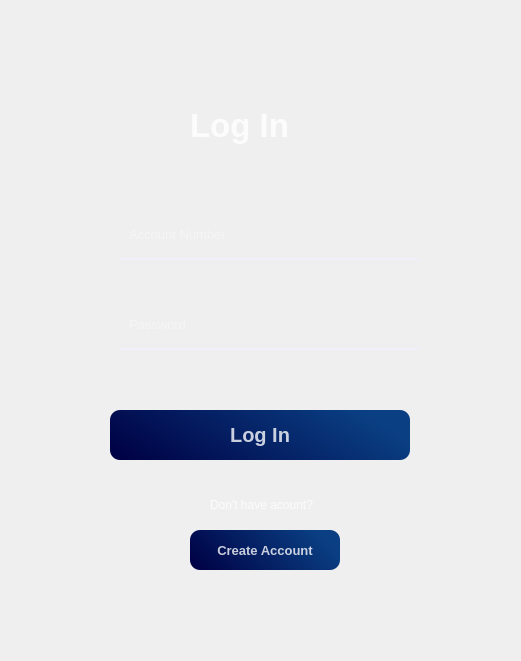
   <widget class="QWidget" name="Login_widget" native="true">
    <property name="geometry">
     <rect>
      <x>50</x>
      <y>10</y>
      <width>521</width>
      <height>661</height>
     </rect>
    </property>
    <property name="styleSheet">
     <string notr="true">QPushButton #pushButton{
background-color: qlineargradient(spread:pad, x1:0, y1:0, x2:1, y2:0, stop:0 rgba(0, 0, 68, 235), stop:1 rgba(255, 255, 255, 255));
color:rgba(255,255,255,200);
border-radius:10px;
}

QPushButton #pushButton:hover{
background-color: qlineargradient(spread:pad, x1:1, y1:0, x2:0, y2:0.778455, stop:0 rgba(0, 0, 68, 255), stop:1 rgba(255, 255, 255, 255))
color:red;
}</string>
    </property>
    <widget class="QLabel" name="label">
     <property name="geometry">
      <rect>
       <x>30</x>
       <y>10</y>
       <width>461</width>
       <height>641</height>
      </rect>
     </property>
     <property name="styleSheet">
      <string notr="true">background-image:url(:/images/rupee1.jpg);
background-repeat: no-repeat;
background-size: (831,441);
border-radius: 20px;
</string>
     </property>
     <property name="text">
      <string/>
     </property>
    </widget>
    <widget class="QLabel" name="label_2">
     <property name="geometry">
      <rect>
       <x>190</x>
       <y>90</y>
       <width>151</width>
       <height>71</height>
      </rect>
     </property>
     <property name="font">
      <font>
       <pointsize>25</pointsize>
       <weight>75</weight>
       <bold>true</bold>
      </font>
     </property>
     <property name="styleSheet">
      <string notr="true">color:rgba(255,255,255,210);
</string>
     </property>
     <property name="text">
      <string>Log In</string>
     </property>
    </widget>
    <widget class="QLineEdit" name="lineEdit">
     <property name="geometry">
      <rect>
       <x>120</x>
       <y>210</y>
       <width>300</width>
       <height>50</height>
      </rect>
     </property>
     <property name="font">
      <font>
       <pointsize>10</pointsize>
      </font>
     </property>
     <property name="styleSheet">
      <string notr="true">background-color:rgba(0,0,0,0);
border:none;
border-bottom:2px solid rgb(240, 240, 250);
color:rgba(255,255,255,190);
padding:7px;
</string>
     </property>
     <property name="placeholderText">
      <string>Account Number</string>
     </property>
    </widget>
    <widget class="QLineEdit" name="lineEdit_2">
     <property name="geometry">
      <rect>
       <x>120</x>
       <y>300</y>
       <width>300</width>
       <height>50</height>
      </rect>
     </property>
     <property name="font">
      <font>
       <pointsize>10</pointsize>
      </font>
     </property>
     <property name="styleSheet">
      <string notr="true">background-color:rgba(0,0,0,0);
border:none;
border-bottom:2px solid rgb(240, 240, 250);
color:rgba(255,255,255,190);
padding:7px;
</string>
     </property>
     <property name="placeholderText">
      <string>Password</string>
     </property>
    </widget>
    <widget class="QPushButton" name="Login">
     <property name="geometry">
      <rect>
       <x>110</x>
       <y>410</y>
       <width>300</width>
       <height>50</height>
      </rect>
     </property>
     <property name="font">
      <font>
       <pointsize>15</pointsize>
       <weight>75</weight>
       <bold>true</bold>
      </font>
     </property>
     <property name="styleSheet">
      <string notr="true">QPushButton#Login {
background-color:qlineargradient(spread:pad, x1:0, y1:0.897, x2:1, y2:0.631, stop:0 rgba(0, 0, 68, 255), stop:1 rgba(10, 63, 131, 255));
color:rgba(255,255,255,200);
border-radius:10px;
transition: 0.9s;
}

QPushButton#Login:hover {
background-color:qlineargradient(spread:pad, x1:0.134328, y1:0.846, x2:0.925, y2:0.142, stop:0 rgba(0, 0, 68, 255), stop:1 rgba(10, 63, 131, 255));
}

QPushButton#Login:pressed {
   padding-left:5px;
   padding-right:5px;
   padding-top:5px;
}</string>
     </property>
     <property name="text">
      <string>Log In</string>
     </property>
    </widget>
    <widget class="QLabel" name="label_3">
     <property name="geometry">
      <rect>
       <x>210</x>
       <y>480</y>
       <width>121</width>
       <height>50</height>
      </rect>
     </property>
     <property name="styleSheet">
      <string notr="true">color:rgba(255,255,255,200);
</string>
     </property>
     <property name="text">
      <string>Don't have acount?</string>
     </property>
    </widget>
    <widget class="QPushButton" name="Create_account">
     <property name="geometry">
      <rect>
       <x>190</x>
       <y>530</y>
       <width>150</width>
       <height>40</height>
      </rect>
     </property>
     <property name="font">
      <font>
       <pointsize>10</pointsize>
       <weight>75</weight>
       <bold>true</bold>
      </font>
     </property>
     <property name="styleSheet">
      <string notr="true">QPushButton#Create_account {
background-color:qlineargradient(spread:pad, x1:0, y1:0.897, x2:1, y2:0.631, stop:0 rgba(0, 0, 68, 255), stop:1 rgba(10, 63, 131, 255));
color:rgba(255,255,255,200);
border-radius:10px;
}

QPushButton#Create_account:hover {
background-color: qlineargradient(spread:pad, x1:0.134328, y1:0.846, x2:0.925, y2:0.142, stop:0 rgba(0, 0, 68, 255), stop:1 rgba(10, 63, 131, 255));
}

QPushButton#Create_account:pressed {
   padding-left:5px;
   padding-right:5px;
   padding-top:5px;
}</string>
     </property>
     <property name="text">
      <string>Create Account</string>
     </property>
    </widget>
   </widget>
